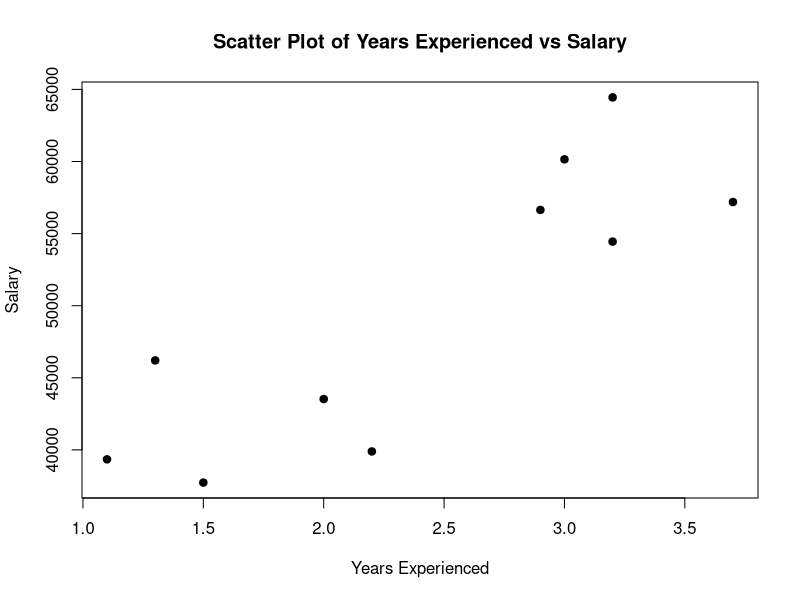
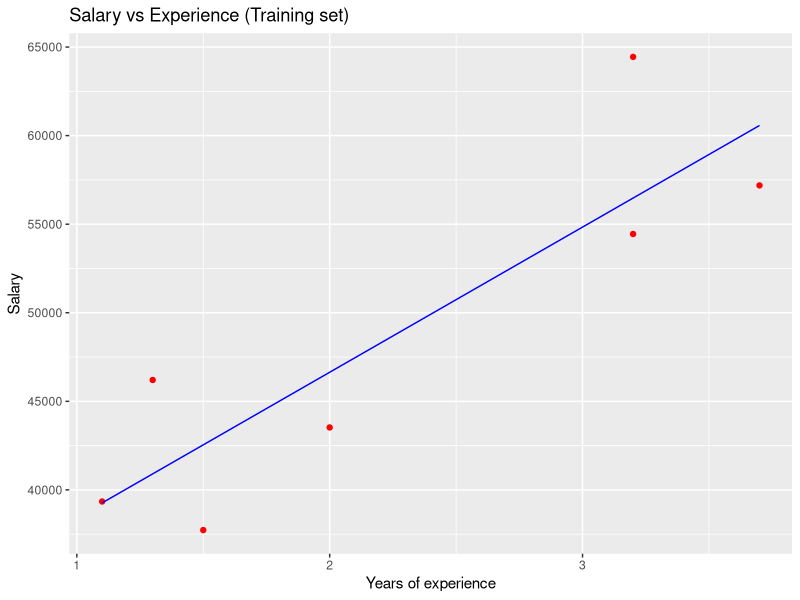
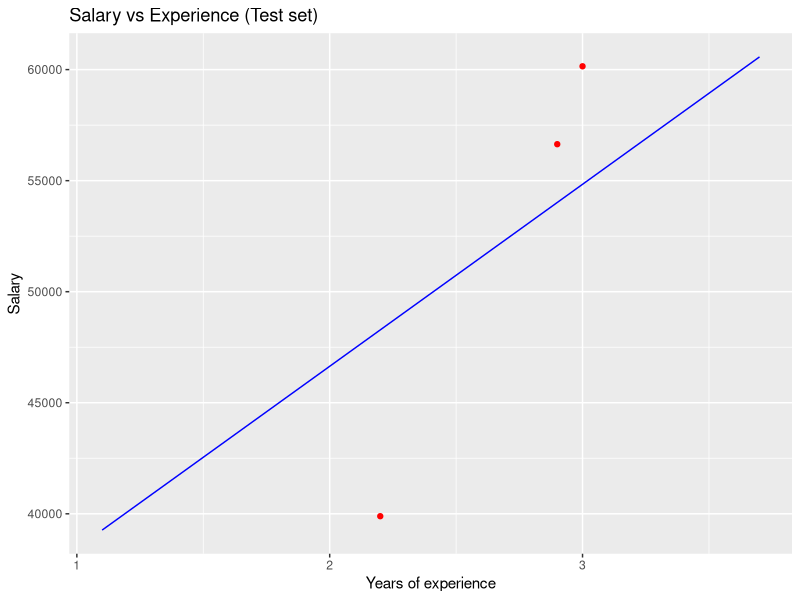

Here is the R script that generated these plots, in order:
# Installing Packages
install.packages('caTools')

# Loading package
library(caTools)

# Create the data frame
data <- data.frame(
Years_Exp = c(1.1, 1.3, 1.5, 2.0, 2.2, 2.9, 3.0, 3.2, 3.2, 3.7),
Salary = c(39343.00, 46205.00, 37731.00, 43525.00,
39891.00, 56642.00, 60150.00, 54445.00, 64445.00, 57189.00)
)

# Create the scatter plot
plot(data$Years_Exp, data$Salary,
xlab = "Years Experienced",
ylab = "Salary",
main = "Scatter Plot of Years Experienced vs Salary",
pch=19)
split = sample.split(data$Salary, SplitRatio = 0.7)
trainingset = subset(data, split == TRUE)
testset = subset(data, split == FALSE)

# Fitting Simple Linear Regression to the Training set
lm.r= lm(formula = Salary ~ Years_Exp,
data = trainingset)
coef(lm.r)

# Predicting the Test set results
ypred = predict(lm.r, newdata = testset)
library(ggplot2)

# Visualising the Training set results
ggplot() +
geom_point(aes(x = trainingset$Years_Ex, y = trainingset$Salary),
colour = 'red') +
geom_line(aes(x = trainingset$Years_Ex,y = predict(lm.r, newdata = trainingset)),
colour = 'blue') +
ggtitle('Salary vs Experience (Training set)') +
xlab('Years of experience') +
ylab('Salary')

# Visualising the Test set results
ggplot() +
geom_point(aes(x = testset$Years_Exp, y = testset$Salary),
colour = 'red') +
geom_line(aes(x = trainingset$Years_Exp,
y = predict(lm.r, newdata = trainingset)),
colour = 'blue') +
ggtitle('Salary vs Experience (Test set)') +
xlab('Years of experience') +
ylab('Salary')
